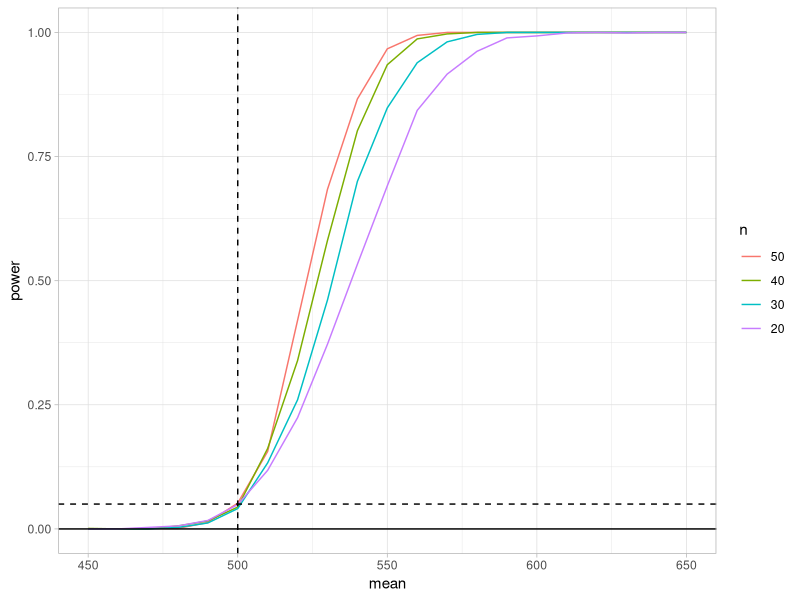

The R script that drew this image: (Note: this script raises an error after producing the figure.)
#### 6-3 ####
example_7_9 <- function(n){
m <- 1000
mu0 <- 500
sigma <- 100
mu <- c(seq(450, 650, 10)) #alternatives
M <- length(mu)
power <- numeric(M)
for (i in 1:M) {
  mu1 <- mu[i]
  pvalues <- replicate(m, expr = {
    #simulate under alternative mu1
    x <- rnorm(n, mean = mu1, sd = sigma)
    ttest <- t.test(x,
                    alternative = "greater", mu = mu0)
    ttest$p.value } )
  power[i] <- mean(pvalues <= .05)
}
se <- sqrt(power * (1-power) / m)
df <- data.frame(mean=mu, power=power,
                 upper=power+2*se, lower=power-2*se,n=factor(n))
return(df)
}
# 封装成一个函数


data <- data.frame()
for (n in seq(20,50,10)) {
  df <- example_7_9(n)
  data <- rbind(df,data) 
}
# 将不同取值n的df合并成一个data

library(ggplot2)

ggplot(data, aes(x=mean, y=power,col=n)) +
  geom_line() +
  geom_vline(xintercept=500, lty=2) +
  geom_hline(yintercept=c(0,.05), lty=1:2) +
  theme_light() # 主题可以自己改我喜欢用这个
 # 利用ggplot2的颜色映射概念自动生成图例(没学过ggplot2包的可以看看R数据科学)


#### 6-4 ####
exercise_6_4 <- function(seed=123){
set.seed(seed)
n <- 20 # X服从对数正态分布，Y=ln(x)~N(μ,σ^2)，所以可以直接利用Y进行估计，再代入X即可
alpha <- .05
m <- 1000
cv.t<-sapply(1:m,FUN= function(o){
  y<-rnorm(n,0,2)  
  m<-mean(y) # estimate of mean
  se<-sqrt(var(y)) # estimate of standard error
  as.numeric((m-c*se/sqrt(n)<0)&(m+c*se/sqrt(n)>0)) # ci
})
level <- mean(cv.t) # mean of  Monte Carlo experiment

return(data.frame(level=level))
}
exercise_6_4()

#### 6-5 ####
exercise_6_5 <- function(seed=123){
set.seed(seed)
n<-20
c<-qt(0.975,n-1) # 0.975 quantile of t-distribution
m <- 1000
cv.t<-sapply(1:m,FUN= function(o){
x<-rchisq(n,2)  # 注意这里的x是从卡方分布取样
m<-mean(x) # estimate of mean
se<-sqrt(var(x)) # estimate of standard error
as.numeric((m-c*se/sqrt(n)<2)&(m+c*se/sqrt(n)>2)) # ci
})
level1 <- mean(cv.t) # mean of  Monte Carlo experiment


#v我们可以得出概率不等于0.95,小于0.95,example6.4使用卡方分布来估计方差（真值为4)
alpha <- .05
UCL <- replicate(1000, expr = {
x <- rchisq(n,2)
(n-1) * var(x) / qchisq(alpha, df = n-1)
} )
#计算包含sigma^2=4的区间数
level2 <- sum(UCL > 4)/m
return(data.frame(level1,level2))
}

exercise_6_5(1012)
# 我们可以看到结果远小于0.95，因此t-区间更稳健

#### 6-8 ####
count5test <- function(x,y){
  X <- x - mean(x)
  Y <- y - mean(y)
  outx <- sum(X > max(Y)) + sum(X < min(Y))
  outy <- sum(Y > max(X)) + sum(Y < min(X))
  return(as.integer(max(c(outx,outy)) > 5))
}
n <- c(20,200,1000)#分别对应小样本、中样本和大样本
mu1 <- mu2 <- 0
sigma1 <- 1
sigma2 <- 1.5
m <- 10000
power1 <- power2 <- numeric(length(n))
set.seed(1234)
for(i in 1:length(n)){
  power1[i] <- mean(replicate(m,expr = {
    x <- rnorm(n[i],mu1,sigma1)
    y <- rnorm(n[i],mu2,sigma2)
    x <- x - mean(x)
    y <- y - mean(y)
    count5test(x,y)
  }))
  pvalues <- replicate(m,expr={
    x <- rnorm(n[i],mu1,sigma1)
    y <- rnorm(n[i],mu2,sigma2)
    Ftest <- var.test(x, y, ratio = 1,
                      alternative = c("two.sided", "less", "greater"),
                      conf.level = 0.945, ...)
    Ftest$p.value})
  power2[i] <- mean(pvalues<=0.055)
}
help("var.test")
power1
power2

#### 6-9 ####
exercise_6_9 <- function(distribution=c('rlnorm','uniform','Bernoulli')){
n <- 20
size <- 1000
ginifun <- function()
{
  if (distribution == 'rlnorm')x <- sort(rlnorm(n))
  else if(distribution == 'uniform') x <- sort(runif(n,0,1))
  else x <- sort(rbinom(n,size = 100,prob = .1))
  m=mean(x)
  sum=0
  for (k in n) {
    t=(2*k-n-1)*x[k]
    sum=sum+t
  }
  gini=sum/(n^2*m)
}
gini1 <- ginifun()
res <- replicate(size,expr = ginifun())
hist(as.numeric(res), prob = TRUE, main = distribution)
return(data.frame(mean = mean(res),median = median(res),quantile = quantile(res,seq(.1,.9,.1))))
}
exercise_6_9(distribution = 'rlnorm')
exercise_6_9(distribution = 'uniform')
exercise_6_9(distribution = 'Bernoulli')

#### 6-A ####
exercise_6_A <- function(seed){
set.seed(123)
num<-c(50,100,200,500,1000) # Estimate the Type-I error for different sizes.
m<-10000
 
er<-NULL
for (n in num){
  cv<-qt(0.975,n-1)
  er1<-mean(sapply(1:m,FUN = function(o){
  x<-rchisq(n,1)
  m<-mean(x)
  se<-sqrt(var(x))
  abs((m-1)*sqrt(n)/se)>=cv
}))  # 估计卡方分布的第一类错误
  er2<-mean(sapply(1:m,FUN = function(o){
  x<-runif(n,0,2)
  m<-mean(x)
  se<-sqrt(var(x))
  abs((m-1)*sqrt(n)/se)>=cv
}))   # 估计均匀分布的第一类错误
  er3<-mean(sapply(1:m,FUN = function(o){
  x<-rexp(n,1)
  m<-mean(x)
  se<-sqrt(var(x))
  abs((m-1)*sqrt(n)/se)>=cv 
}))  # 估计指数分布的第一类错误
er<-cbind(er,c(er1,er2,er3))
}
colnames(er)<-num
rownames(er)<-c("chi(1)","U(0,2)","exp(1)")
return(er)                
}
exercise_6_A(1012)

#### 6_B ####
exercise_6_B <- function(){
set.seed(123)
x <- rnorm(20,2,10)
sigma <- rnorm(20,5,50)
y <- 3*x+sigma
cor(x,y)
cor.test(x,y)
cor.test(x,y,method = 'kendall')
cor.test(x,y,method = 'spearman')
data.frame(x,y)
}
exercise_6_B()
